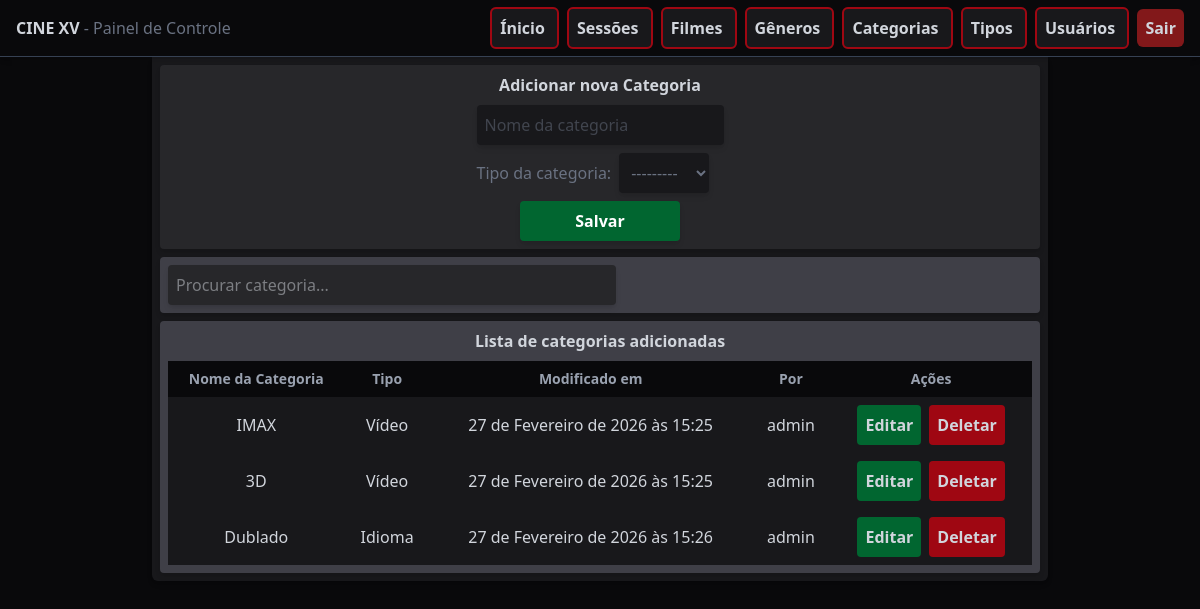
Page /categories/ (signed in) on the committed database.
### api/models.py (models this page shows, shortened)
class Category(models.Model):
    name = models.CharField(max_length=100, unique=True)
    category_type = models.ForeignKey(CategoryType, on_delete=models.SET_NULL, null=True, related_name='categories')
    modified_by = models.ForeignKey(User, on_delete=models.SET_NULL, null=True, related_name='mod_categories')
    modified_at = models.DateTimeField(auto_now_add=True)

class CategoryType(models.Model):
    name = models.CharField(max_length=100)
    modified_by = models.ForeignKey(User, on_delete=models.SET_NULL, null=True, related_name='mod_types')
    modified_at = models.DateTimeField(auto_now_add=True)
    def __str__(self):
        return self.name

### control/models.py (models this page shows, shortened)
class CustomUser(AbstractBaseUser, PermissionsMixin):
    username = models.CharField(max_length=200, unique=True)
    is_active = models.BooleanField(default=False)
    is_admin = models.BooleanField(default=False)
    objects = CustomUserManager()
    USERNAME_FIELD = 'username'
    REQUIRED_FIELDS = []
    def __str__(self):
        return self.username

### control/views.py (the view, shortened to what this page needs)
# urls.py: path('categories/', views.categories, name='categories'),
@login_required(login_url='user-login')
def categories(request):
    form = AddCategoryForm()
    categories = Category.objects.all()
    context = {
        'form': form,
        'categories': categories
    }
    return render(request, 'category/categories.html', context)

### control/forms.py
class AddCategoryForm(forms.ModelForm):
    class Meta:
        model = Category
        fields = ['name', 'category_type']
        widgets = {
            'name': forms.TextInput(attrs={
                'class': "bg-zinc-900 hover:bg-zinc-700 transition outline-none p-2 rounded-sm shadow-md",
                'placeholder': "Nome da categoria"
            }),
            'category_type': forms.Select(attrs={
                'class': "bg-zinc-900 hover:bg-zinc-700 transition outline-none p-2 rounded-sm shadow-md"
            })
        }

### control/templates/category/categories.html (shortened to what this page needs)
{% extends 'base.html' %}
{% block content %}
<div class="w-4xl bg-zinc-900 mx-auto p-2 rounded-b-md space-y-2 shadow-md">
    <div class="bg-zinc-800 flex flex-col gap-2 text-center items-center rounded-sm p-2 shadow-md">
        <h1 class="font-semibold">Adicionar nova Categoria</h1>
        <form method="POST" class="flex flex-col gap-2 text-gray-500">
            {{ form.name }}
            <div class="flex items-center gap-2">
                <p>Tipo da categoria:</p>
                {{ form.category_type }}
            </div>
            <button name="form_type" value="add_form" type="submit" class="w-40 mx-auto bg-green-800 hover:bg-green-600 p-2 rounded-sm text-white font-semibold cursor-pointer transition shadow-md">
                Salvar
            </button>
        </form>
    </div>
    <div class="bg-zinc-700 flex flex-col gap-2 text-center rounded-sm p-2 shadow-md">
        <input id="search-files" type="search" placeholder="Procurar categoria..." class="w-full max-w-md bg-zinc-800 hover:bg-zinc-600 rounded-sm p-2 shadow-md">
    </div>
    <div class="bg-zinc-700 flex flex-col gap-2 text-center items-center rounded-sm p-2 shadow-md">
        <h1 class="font-semibold">Lista de categorias adicionadas</h1>
        <table class="w-full text-center">
            <thead>
                <tr class="bg-zinc-950 font-semibold text-sm text-gray-400">
                    <th class="p-1">Nome da Categoria</th>
                    <th class="p-1">Tipo</th>
                    <th class="p-1">Modificado em</th>
                    <th class="p-1">Por</th>
                    <th class="p-2">Ações</th>
                </tr>
            </thead>
            <tbody>
                {% for category in categories %}
                <tr class="bg-zinc-900 hover:bg-zinc-800 transition cursor-pointer">
                    <td class="p-2">{{ category.name }}</td>
                    <td class="p-2">{{ category.category_type }}</td>
                    <td class="p-2">{{ category.modified_at }}</td>
                    <td class="p-2">{{ category.modified_by }}</td>
                    <td class="p-2 flex flex-row justify-center items-center gap-2">
                        <a href="{% url 'category-edit' category.id %}" class="bg-green-800 hover:bg-green-600 p-2 rounded-sm cursor-pointer transition font-semibold">
                            Editar
                        </a>
                        <form method="POST">
                            <button name="form_type" value="delete_form" class="bg-red-800 hover:bg-red-600 p-2 rounded-sm cursor-pointer transition font-semibold">
                                Deletar
                            </button>
                        </form>
                    </td>
                </tr>
                {% endfor %}
            </tbody>
        </table>
    </div>
</div>
{% endblock %}

### control/static/styles.css (style rules this page uses)
body { background-image: url("background.png"); background-repeat: no-repeat; background-position: center center; background-size: cover; min-height: 100vh; }

### rows in the picture
Category: name "IMAX", category_type "Vídeo", modified_at "27 de Fevereiro de 2026 às 15:25", modified_by "admin"
Category: name "3D", category_type "Vídeo", modified_at "27 de Fevereiro de 2026 às 15:25", modified_by "admin"
Category: name "Dublado", category_type "Idioma", modified_at "27 de Fevereiro de 2026 às 15:26", modified_by "admin"
